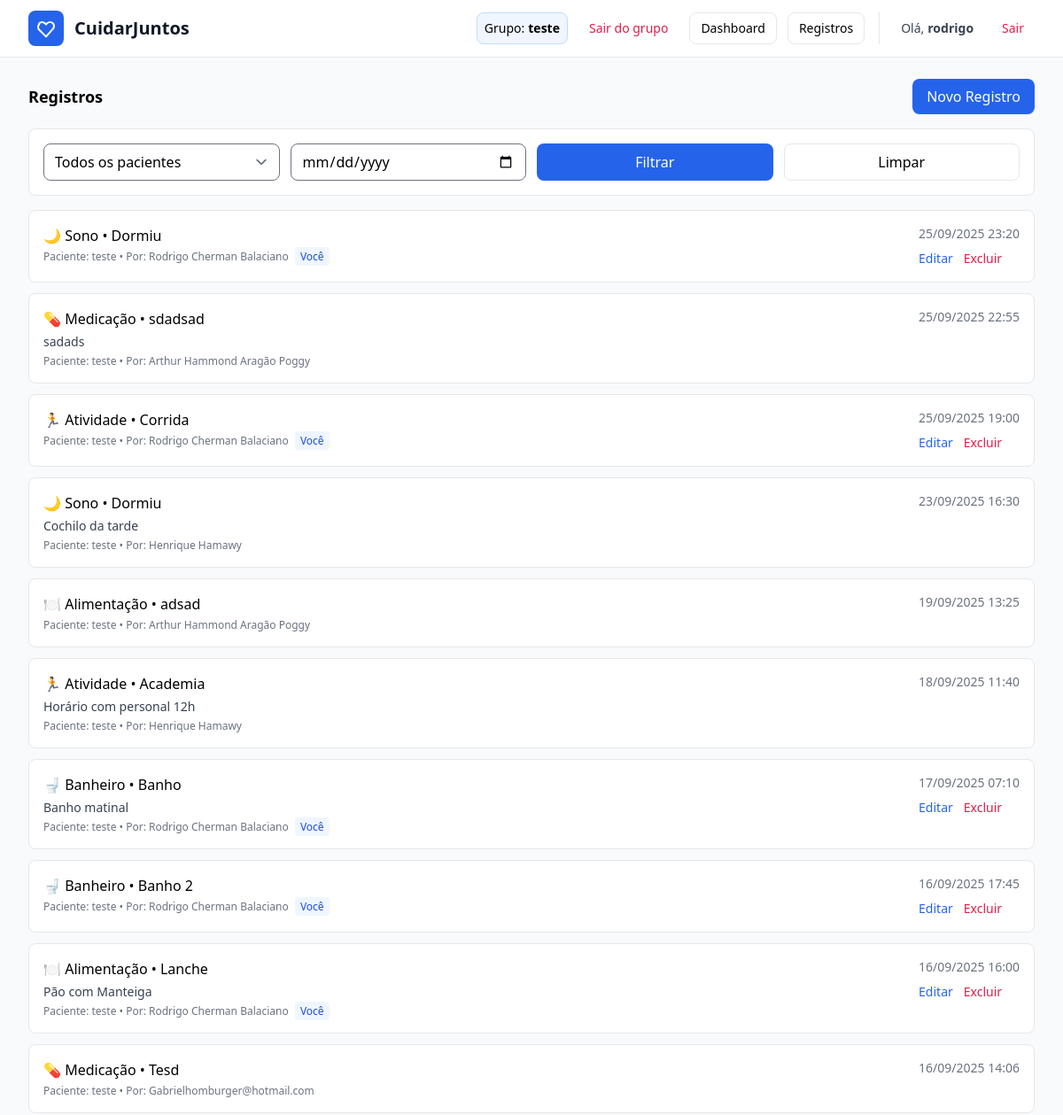
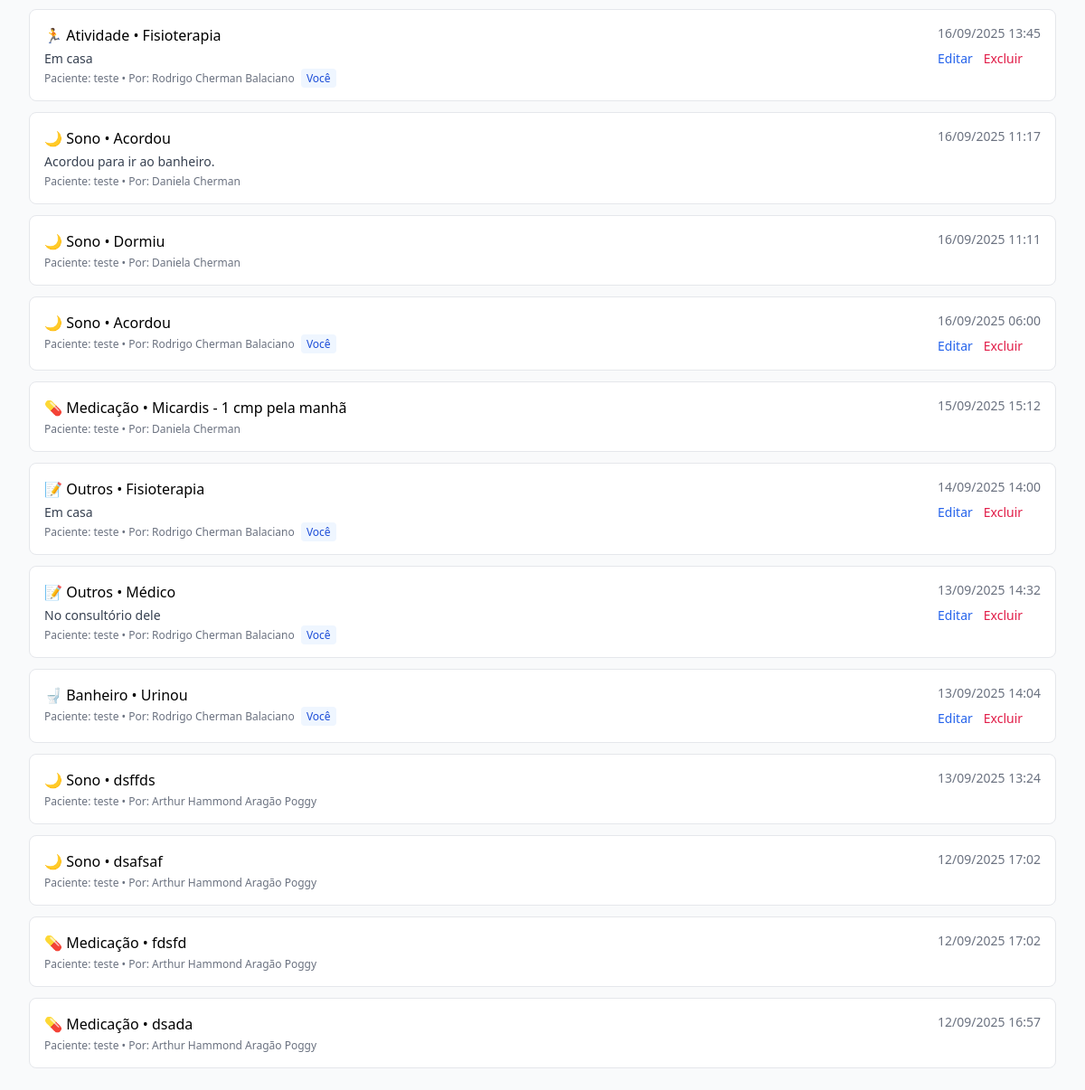
The page /care/records/ (signed in) on the database its author committed (2 pictures, top to bottom).
### care/models.py (models this page shows, shortened)
class CareGroup(models.Model):
    name = models.CharField("Nome do grupo", max_length=120)
    patient = models.OneToOneField(
        Patient, on_delete=models.CASCADE, related_name="care_group"
    )
    created_by = models.ForeignKey(
        User, on_delete=models.SET_NULL, null=True, blank=True,
        related_name="created_groups"
    )
    created_at = models.DateTimeField(auto_now_add=True)

class CareRecord(models.Model):
    class Type(models.TextChoices):
        MEDICATION = "medication", "Medicação"
        MEAL       = "meal",       "Alimentação"
        VITAL      = "vital",      "Sinais Vitais"
        ACTIVITY   = "activity",   "Atividade"
        SLEEP      = "sleep",      "Sono"
        BATHROOM   = "bathroom",   "Banheiro"
        OTHER      = "other",      "Outros"
    class Status(models.TextChoices):
        PENDING = "pending", "Pendente"
        DONE    = "done",    "Realizada"
        MISSED  = "missed",  "Não realizado"
    patient     = models.ForeignKey(Patient, on_delete=models.CASCADE, related_name="records")
    caregiver   = models.CharField("Cuidador", max_length=120)
    type        = models.CharField("Tipo", max_length=20, choices=Type.choices, default=Type.MEDICATION)
    what        = models.CharField("O que", max_length=200)
    description = models.TextField("Descrição", blank=True)
    date        = models.DateField("Data", db_index=True)
    time        = models.TimeField("Hora")
    timestamp   = models.DateTimeField("Criado em", auto_now_add=True)
    created_by  = models.ForeignKey(
        User, on_delete=models.CASCADE, related_name="care_records",
        null=True, blank=True, db_index=True
    )
    status = models.CharField("Status", max_length=10, choices=Status.choices, default=Status.PENDING, db_index=True)
    class Meta:
        ordering = ["-date", "-time"]
        indexes = [models.Index(fields=["patient", "date"])]

class Patient(models.Model):
    name = models.CharField("Nome", max_length=120)
    birth_date = models.DateField("Nascimento", null=True, blank=True)
    notes = models.TextField("Observações / Dados de saúde", blank=True)
    created_by = models.ForeignKey(
        User, on_delete=models.CASCADE, related_name="patients",
        null=True, blank=True, db_index=True
    )
    user = models.OneToOneField(
        User, on_delete=models.SET_NULL, related_name="as_patient",
        null=True, blank=True
    )
    def __str__(self):
        return self.name

### care/views.py (the view)
# urls.py: path("records/", RecordList.as_view(), name="record-list"),
class RecordList(LoginRequiredMixin, ListView):
    model = CareRecord
    template_name = "care/record_list.html"
    context_object_name = "records"
    def get_queryset(self):
        if self.request.user.is_superuser:
            return CareRecord.objects.select_related("patient")
        p = users_patient(self.request.user)
        return CareRecord.objects.filter(patient=p).select_related("patient") if p else CareRecord.objects.none()
    def get_context_data(self, **kwargs):
        ctx = super().get_context_data(**kwargs)
        p = users_patient(self.request.user)
        ctx["patients"] = [p] if p else []
        return ctx

### care/context_processors.py (called while the page is built)
def current_group(request):
    if not request.user.is_authenticated:
        return {"current_group": None, "current_group_membership": None}
    try:
        gm = GroupMembership.objects.select_related("group").get(user=request.user)
        return {"current_group": gm.group, "current_group_membership": gm}
    except GroupMembership.DoesNotExist:
        return {"current_group": None, "current_group_membership": None}

### care/views.py (called while the page is built)
def user_group(user):
    try:
        return user.group_membership
    except GroupMembership.DoesNotExist:
        return None

def users_patient(user):
    gm = user_group(user)
    return gm.group.patient if gm else None

### templates/care/record_list.html (shortened to what this page needs)
{% extends 'base.html' %}
{% block content %}
<div class="mb-4 flex items-center justify-between">
  <h2 class="text-lg font-semibold">Registros</h2>
  <a href="{% url 'care:record-create' %}" class="bg-blue-600 text-white px-4 py-2 rounded-lg hover:bg-blue-700">
    Novo Registro
  </a>
</div>
<form class="bg-white border rounded-lg p-4 mb-4 grid grid-cols-1 md:grid-cols-4 gap-3">
  <select name="patient" class="border rounded-lg px-3 py-2">
    <option value="">Todos os pacientes</option>
  </select>
  <input type="date" name="date" value="{{ date }}" class="border rounded-lg px-3 py-2">
  <button class="bg-blue-600 text-white px-4 py-2 rounded-lg hover:bg-blue-700">Filtrar</button>
  <a class="border px-4 py-2 rounded-lg text-center hover:bg-gray-50" href="?">Limpar</a>
</form>
<div class="space-y-3">
  {% for r in records %}
    <div class="bg-white border rounded-lg p-4">
      <div class="flex items-start justify-between gap-4">
        <div class="min-w-0">
          <div class="font-medium truncate">
            {% if r.type == 'medication' %}💊{% elif r.type == 'sleep' %}🌙
            {% elif r.type == 'meal' %}🍽️{% elif r.type == 'bathroom' %}🚽
            {% elif r.type == 'activity' %}🏃{% else %}📝{% endif %}
            {{ r.get_type_display }}{% if r.what %} • {{ r.what }}{% endif %}
          </div>
          {% if r.description %}
            <p class="text-sm text-gray-700 mt-1 break-words">{{ r.description }}</p>
          {% endif %}
          <p class="text-xs text-gray-500 mt-1">
            Paciente: {{ r.patient }} • Por: {{ r.caregiver }}
            {% if r.created_by_id == request.user.id %}<span class="ml-1 px-1.5 py-0.5 rounded bg-blue-50 text-blue-700">Você</span>{% endif %}
          </p>
        </div>
        <div class="text-right shrink-0">
          <div class="text-sm text-gray-500">
            {{ r.date|date:"d/m/Y" }} {{ r.time|time:"H:i" }}
          </div>
          {% if r.created_by_id == request.user.id or request.user.is_superuser %}
            <div class="mt-2 flex items-center gap-3 text-sm">
              <a class="text-blue-600 hover:underline" href="{% url 'care:record-update' r.pk %}">Editar</a>
              <a class="text-rose-600 hover:underline" href="{% url 'care:record-delete' r.pk %}">Excluir</a>
            </div>
          {% endif %}
        </div>
      </div>
    </div>
  {% empty %}
    <p class="text-gray-500">Nenhum registro.</p>
  {% endfor %}
</div>
{% endblock %}

### templates/base.html (shortened to what this page needs)
<!doctype html>
<html lang="pt-br">
<head>
  <script src="https://cdn.tailwindcss.com?plugins=forms"></script>
</head>
<body class="bg-gray-50 min-h-screen">
<header class="bg-white border-b sticky top-0 z-40">
  <div class="max-w-7xl mx-auto px-3 sm:px-6 lg:px-8">
    <div class="h-16 flex items-center gap-4">
      <a href="{% if request.user.is_authenticated %}{% url 'care:dashboard' %}{% else %}{% url 'accounts:login' %}{% endif %}"
         class="flex items-center gap-3">
        <div class="bg-blue-600 p-2 rounded-lg">
          <svg class="w-6 h-6 text-white" fill="none" stroke="currentColor" viewBox="0 0 24 24" aria-hidden="true">
            <path stroke-linecap="round" stroke-linejoin="round" stroke-width="2"
              d="M4.318 6.318a4.5 4.5 0 016.364 0L12 7.636l1.318-1.318a4.5 4.5 0 116.364 6.364L12 21.364l-7.682-7.682a4.5 4.5 0 010-6.364z" />
          </svg>
        </div>
        <div class="leading-tight">
          <h1 class="text-lg sm:text-xl font-bold text-gray-900">CuidarJuntos</h1>
        </div>
      </a>
      <nav class="hidden md:flex items-center gap-2 lg:gap-3 text-sm ml-auto">
        {% if request.user.is_authenticated %}
          {% if current_group %}
            <span class="inline-flex items-center h-9 px-2 rounded-lg bg-blue-50 border border-blue-200">
              Grupo: <strong class="ml-1 whitespace-nowrap">{{ current_group.name }}</strong>
            </span>
            <form method="post" action="{% url 'care:group-leave' %}" class="inline">
              <button type="submit"
                class="inline-flex items-center h-9 px-3 rounded-lg text-rose-600 hover:bg-rose-50">
                Sair do grupo
              </button>
            </form>
            <a href="{% url 'care:dashboard' %}"
               class="inline-flex items-center h-9 px-3 rounded-lg border hover:bg-gray-50">
              Dashboard
            </a>
            <a href="{% url 'care:record-create' %}"
               class="inline-flex items-center h-9 px-3 rounded-lg border hover:bg-gray-50">
              Registros
            </a>
          {% else %}
            <a href="{% url 'care:choose-group' %}"
               class="inline-flex items-center h-9 px-3 rounded-lg text-blue-600 hover:bg-blue-50">
              Criar/Entrar em grupo
            </a>
          {% endif %}
          <span class="inline-flex items-center h-9 px-2 text-gray-700">
            Olá, <strong class="ml-1">{{ request.user.username }}</strong>
          </span>
          <form method="post" action="{% url 'accounts:logout' %}" class="inline">
            <button type="submit"
              class="inline-flex items-center h-9 px-3 rounded-lg text-rose-600 hover:bg-rose-50">
              Sair
            </button>
          </form>
        {% endif %}
      </nav>
    </div>
    </div>
  </header>
  <main class="max-w-7xl mx-auto px-3 sm:px-6 lg:px-8 py-6">
    {% block content %}{% endblock %}
  </main>
</body>
</html>

### templates/base.html (style rules this page uses)
html, body { overflow-x: hidden; }
img, video, canvas, svg { max-width: 100%; height: auto; }
.min-w-0 { min-width: 0; }

### rows shown on the page
CareGroup: name "teste"
CareRecord: type "Sono", what "Dormiu", patient "teste", caregiver "Rodrigo Cherman Balaciano", shows "Você", date "25/09/2025", time "23:20", shows "Editar"
CareRecord: type "Medicação", what "sdadsad", description "sadads", patient "teste", caregiver "Arthur Hammond Aragão Poggy", date "25/09/2025", time "22:55"
CareRecord: type "Atividade", what "Corrida", patient "teste", caregiver "Rodrigo Cherman Balaciano", shows "Você", date "25/09/2025", time "19:00", shows "Editar"
CareRecord: type "Sono", what "Dormiu", description "Cochilo da tarde", patient "teste", caregiver "Henrique Hamawy", date "23/09/2025", time "16:30"
CareRecord: type "Alimentação", what "adsad", patient "teste", caregiver "Arthur Hammond Aragão Poggy", date "19/09/2025", time "13:25"
CareRecord: type "Atividade", what "Academia", description "Horário com personal 12h", patient "teste", caregiver "Henrique Hamawy", date "18/09/2025", time "11:40"
CareRecord: type "Banheiro", what "Banho", description "Banho matinal", patient "teste", caregiver "Rodrigo Cherman Balaciano", shows "Você", date "17/09/2025", time "07:10", shows "Editar"
CareRecord: type "Banheiro", what "Banho 2", patient "teste", caregiver "Rodrigo Cherman Balaciano", shows "Você", date "16/09/2025", time "17:45", shows "Editar"
CareRecord: type "Alimentação", what "Lanche", description "Pão com Manteiga", patient "teste", caregiver "Rodrigo Cherman Balaciano", shows "Você", date "16/09/2025", time "16:00", shows "Editar"
CareRecord: type "Medicação", what "Tesd", patient "teste", caregiver "Gabrielhomburger@hotmail.com", date "16/09/2025", time "14:06"
CareRecord: type "Atividade", what "Fisioterapia", description "Em casa", patient "teste", caregiver "Rodrigo Cherman Balaciano", shows "Você", date "16/09/2025", time "13:45", shows "Editar"
CareRecord: type "Sono", what "Acordou", description "Acordou para ir ao banheiro.", patient "teste", caregiver "Daniela Cherman", date "16/09/2025", time "11:17"
CareRecord: type "Sono", what "Dormiu", patient "teste", caregiver "Daniela Cherman", date "16/09/2025", time "11:11"
CareRecord: type "Sono", what "Acordou", patient "teste", caregiver "Rodrigo Cherman Balaciano", shows "Você", date "16/09/2025", time "06:00", shows "Editar"
CareRecord: type "Medicação", what "Micardis - 1 cmp pela manhã", patient "teste", caregiver "Daniela Cherman", date "15/09/2025", time "15:12"
CareRecord: type "Outros", what "Fisioterapia", description "Em casa", patient "teste", caregiver "Rodrigo Cherman Balaciano", shows "Você", date "14/09/2025", time "14:00", shows "Editar"
CareRecord: type "Outros", what "Médico", description "No consultório dele", patient "teste", caregiver "Rodrigo Cherman Balaciano", shows "Você", date "13/09/2025", time "14:32", shows "Editar"
CareRecord: type "Banheiro", what "Urinou", patient "teste", caregiver "Rodrigo Cherman Balaciano", shows "Você", date "13/09/2025", time "14:04", shows "Editar"
CareRecord: type "Sono", what "dsffds", patient "teste", caregiver "Arthur Hammond Aragão Poggy", date "13/09/2025", time "13:24"
CareRecord: type "Sono", what "dsafsaf", patient "teste", caregiver "Arthur Hammond Aragão Poggy", date "12/09/2025", time "17:02"
CareRecord: type "Medicação", what "fdsfd", patient "teste", caregiver "Arthur Hammond Aragão Poggy", date "12/09/2025", time "17:02"
CareRecord: type "Medicação", what "dsada", patient "teste", caregiver "Arthur Hammond Aragão Poggy", date "12/09/2025", time "16:57"

### other values the page prints
{{ request.user.username }} "rodrigo"
